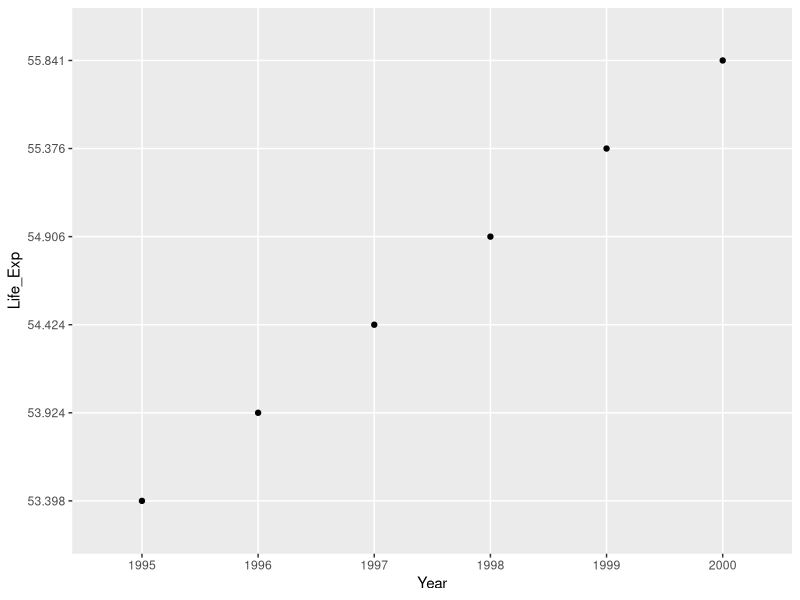
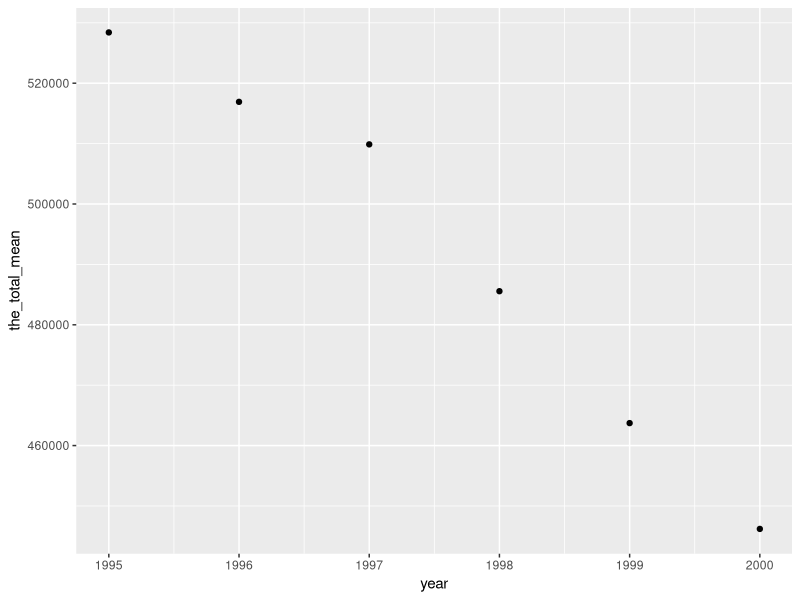

These figures' R source, in order:
## ---- chunk 1
library(tidyverse) 
## ---- chunk 2
library(readr)
h_spend <- read_csv("../data/Health-Spending.CSV")
wb_tot_lifeexp <- read_csv("../data/World Bank Life Exp.csv")
wb_f_lifeexp <- read_csv("../data/World Bank Female Life Exp.csv")
wb_m_lifeexp <- read_csv("../data/World Bank Male Life Exp.csv")
econ <- read_csv("../data/EconMetrics.csv")
## ---- chunk 3
head(h_spend)
head(wb_tot_lifeexp)
#glimpse(wb_m_lifeexp)
#glimpse(wb_f_lifeexp)
## ---- chunk 4
  
pivot_longer(wb_tot_lifeexp, 
  cols = "1995" : "2020",
  names_to = "Year" ,
  values_to = "Life_Exp") %>%
  head() %>%
  ggplot(aes(x = Year, y = Life_Exp)) +
  geom_point()

h_spend %>%
  head() %>%
   ggplot(aes(x = year, y = the_total_mean)) +
  geom_point()
